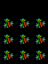

A level layout from a 2D game, rendered from its tile map. Below: a short description, then the map file with its tile-grid data intact:
An orthogonal 3x4 tile map with 16x16 px tiles, 2 tile layers (Buildings, Front2).

<map version="1.10" tiledversion="1.11.2" orientation="orthogonal" renderorder="right-down" width="3" height="4" tilewidth="16" tileheight="16" infinite="0" nextlayerid="6" nextobjectid="1">
 <properties>
  <property name="Draw" value="Front" />
 </properties>
 <tileset firstgid="1" name="spring_GardenCrops" tilewidth="16" tileheight="16" tilecount="128" columns="16">
  <image source="spring_GardenCrops.png" width="256" height="128" />
 </tileset>
 <layer id="2" name="Buildings" width="3" height="4">
  <data encoding="csv">
0,0,0,
92,92,92,
92,92,92,
92,92,92
</data>
 </layer>
 <layer id="4" name="Front2" width="3" height="4">
  <data encoding="csv">
76,76,76,
76,76,76,
76,76,76,
0,0,0
</data>
 </layer>
 <objectgroup id="3" name="Buildings" />
 <objectgroup id="5" name="Front" />
</map>
